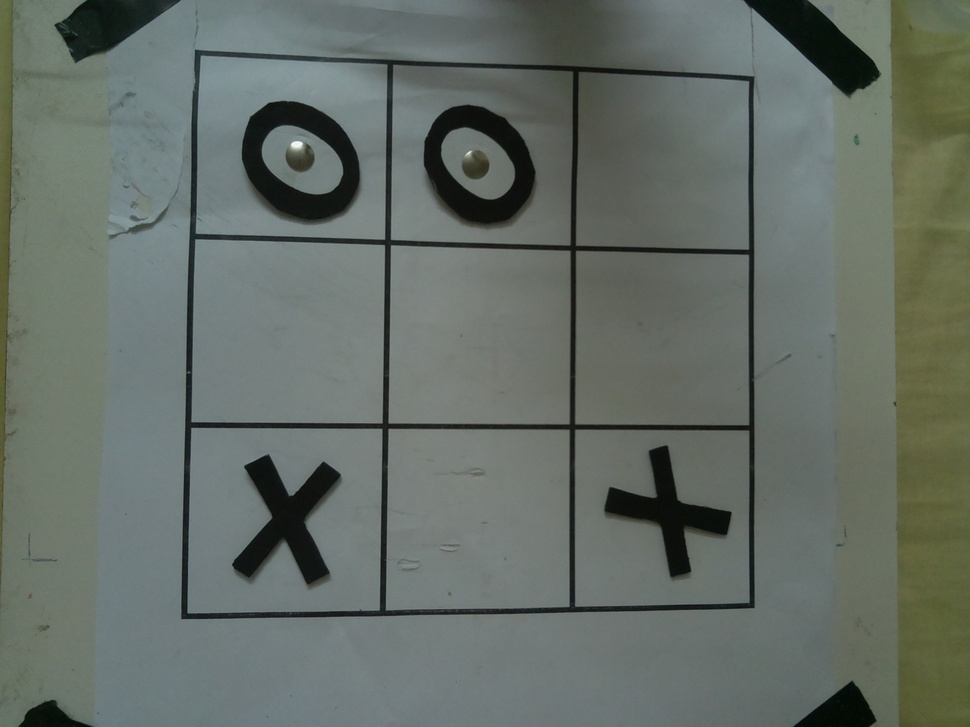
#> input picture imgs/still.jpg, 970 x 727 px, shrunk from 2592 x 1944 before the run; its folder holds only this picture in this run
$ python -i img_proc.py   (imports and definitions only)   (older library calls are emulated)
#> lines starting #> are read from the running program, lines starting #| are printed output that depends on the picture; after the words box and inside, x2 and y2 are one past the last pixel; in counts of white or black regions, pixels touching at a corner belong together
from __future__ import print_function
import sys
from enum import Enum
PY3 = sys.version_info[0] == 3

if PY3:
    xrange = range

import numpy as np
import cv2 as cv
import math

global_med = 0
class Return_mode(Enum):
    list = 1
    string = 2
    list2d = 3

def reject_outliers(data):
    global global_med
    med = np.median(data)
    global_med = med
    maskMin = med * 0.7
    maskMax = med * 1.2
    print('med = %s' % str(int(med)))
    print('min = %s' % str(int(maskMin)))
    print('max = %s' % str(int(maskMax)))
    mask = np.ma.masked_outside(data, maskMin, maskMax)
    return mask

def PolygonArea(corners):
    n = len(corners) # of corners
    area = 0.0
    for i in range(n):
        j = (i + 1) % n
        area += corners[i][0] * corners[j][1]
        area -= corners[j][0] * corners[i][1]
    area = abs(area) / 2.0
    return area

def angle_cos(p0, p1, p2):
    d1, d2 = (p0-p1).astype('float'), (p2-p1).astype('float')
    return abs( np.dot(d1, d2) / np.sqrt( np.dot(d1, d1)*np.dot(d2, d2) ) )

def center_of_points(points):
    center_x = 0
    center_y = 0
    for (x,y) in points:
        center_x += x / float(len(points))
        center_y += y / float(len(points))
    return (center_x, center_y)

def distance(p1,p2):
    return math.sqrt(((p1[0] - p2[0]) ** 2) + ((p1[1] - p2[1]) ** 2))

def removeRedundency(polygs):
    i = 0
    while(i < len(polygs)):
        j = i + 1
        mid = center_of_points(polygs[i])
        while (j < len(polygs)):
            flag = False
            maxDist = math.sqrt(global_med) // 4
            cj = center_of_points(polygs[j])
            dist = distance(mid, cj)
            if dist < maxDist:
                flag = True
                polygs.pop(j)
            if not flag:
                j += 1
        i += 1
    return polygs

def find_squares(img):
    img = cv.GaussianBlur(img, (5, 5), 0)
    squares = []
    for gray in cv.split(img):
        for thrs in xrange(0, 255, 26):
            if thrs == 0:
                bin = cv.Canny(gray, 0, 50, apertureSize=5)
                bin = cv.dilate(bin, None)
            else:
                _retval, bin = cv.threshold(gray, thrs, 255, cv.THRESH_BINARY)
            im2, contours, _hierarchy = cv.findContours(bin, cv.RETR_LIST, cv.CHAIN_APPROX_SIMPLE)
            for cnt in contours:
                cnt_len = cv.arcLength(cnt, True)
                cnt = cv.approxPolyDP(cnt, 0.02*cnt_len, True)
                if len(cnt) == 4 and cv.contourArea(cnt) > 1000 and cv.isContourConvex(cnt):
                    cnt = cnt.reshape(-1, 2)
                    max_cos = np.max([angle_cos( cnt[i], cnt[(i+1) % 4], cnt[(i+2) % 4] ) for i in xrange(4)])
                    if max_cos < 0.1:
                        squares.append(cnt)
    return squares

def crop(img, square):
    minX = square[0][0]
    minY = square[0][1]
    maxX = square[0][0]
    maxY = square[0][1]
    for p in square:
        if p[0] < minX:
            minX = p[0]
        if p[0] > maxX:
            maxX = p[0]
        if p[1] < minY:
            minY = p[1]
        if p[1] > maxY:
            maxY = p[1]
    minX += 10
    minY += 10
    maxX -= 10
    maxY -= 10
    return img[minY: maxY , minX: maxX]

def square_middle(sqr):
    x_min = sqr[0][0]
    x_max = sqr[0][0]
    y_min = sqr[0][1]
    y_max = sqr[0][1]

    for i in sqr:
        if i[0] < x_min:
            x_min = i[0]
        if i[0] > x_max:
            x_max = i[0]
        if i[1] < y_min:
            y_min = i[1]
        if i[1] > y_max:
            y_max = i[1]

    return ((x_min + x_max) // 2, (y_min + y_max) // 2)

def main(path):
#> called with path = 'imgs/still.jpg'
    from glob import glob
    for fn in glob(path):
        img = cv.imread(fn,0)
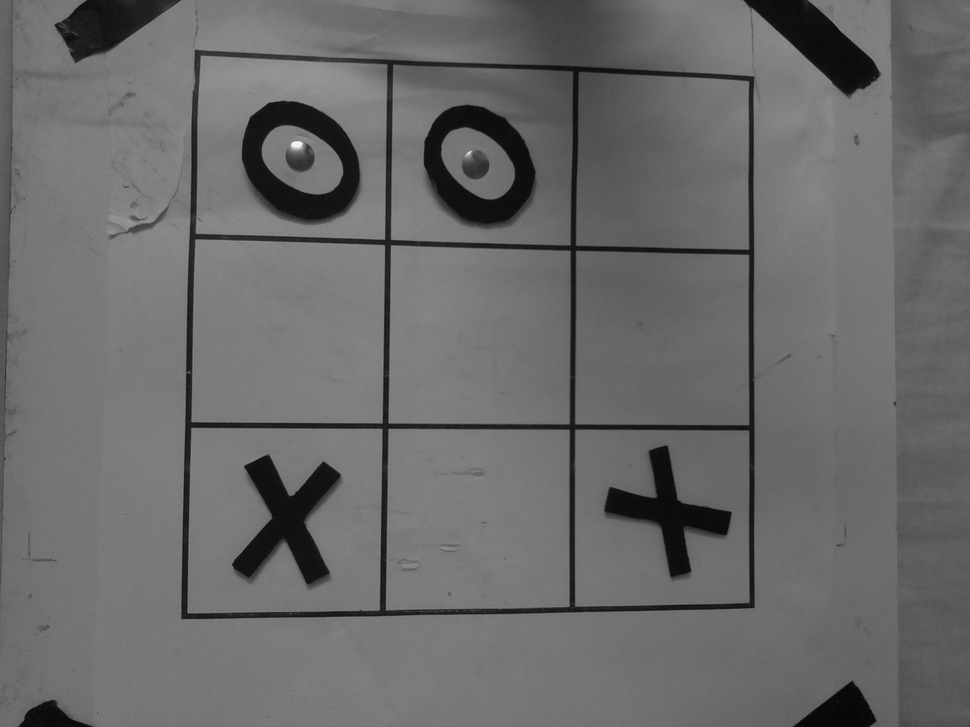
#> img: shape (727, 970); min 3, max 249, mean 106.1
        squares = find_squares(img)
#> the loop in find_squares, `for gray in cv.split(img):` made 1 pass
#> after the loop in find_squares, `for gray in cv.split(img):`:
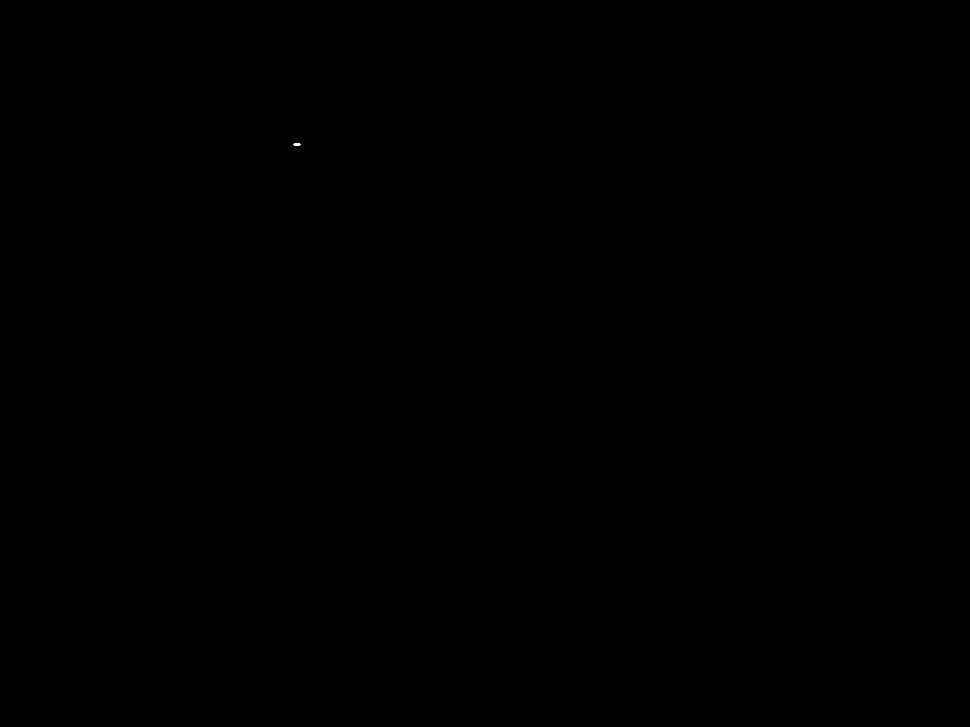
#> bin: shape (727, 970); 0% white; 1 white region, box (x1, y1, x2, y2) and area: (293, 143, 301, 146) 20
#> after the loop in find_squares, `for gray in cv.split(img):`: cnt = [[293, 144], [294, 145], [299, 145], [300, 144], [299, 143], [294, 143]]; max_cos = 0.0491; squares = 34 items
#> squares = 34 items
        areas = []
        for i in squares:
            a = PolygonArea(i)
            areas.append(int(a))
#> this loop made 34 passes
#> (i, area in PolygonArea, a) on passes 1 to 10: ([[581, 434], [579, 598], [743, 598], [745, 447]], 25843, 25843), ([[393, 433], [390, 605], [557, 602], [563, 436]], 28476.5, 28476.5), ([[576, 432], [746, 431], [748, 600], [577, 605]], 29160, 29160), ([[194, 432], [192, 605], [376, 605], [375, 433]], 31481.5, 31481.5), ([[389, 431], [566, 430], [568, 604], [388, 609]], 31417.5, 31417.5), ([[192, 430], [380, 430], [378, 607], [190, 612]], 33741, 33741), ([[579, 258], [579, 418], [745, 419], [744, 259]], 26479.5, 26479.5), ([[579, 251], [748, 258], [745, 424], [576, 421]], 28407, 28407), ([[394, 252], [392, 417], [564, 417], [564, 255]], 27960, 27960), ([[392, 247], [567, 251], [568, 421], [391, 422]], 30360, 30360)
#> after the loop, areas = 34 values, max 697575 at index 15, min 25843 at index 0, mean 50321.7

        masked_areas = list(reject_outliers(areas))
#> in reject_outliers, `med = np.median(data)`: med = 30988
#> in reject_outliers, `maskMin = med * 0.7`: maskMin = 21691.6
#> in reject_outliers, `maskMax = med * 1.2`: maskMax = 37185.6
#| med = 30988
#| min = 21691
#| max = 37185
#> masked_areas = 34 items, first 6: 25843, 28476, 29160, 31481, 31417, 33741
        idx = 0
        for ar in masked_areas:
            if str(ar) == '--':
                squares.pop(idx)
                idx-=1
            idx+=1
#> this loop made 34 passes
#> idx on pass 16: 15
#> (ar, idx) on passes 1 to 6: (25843, 1), (28476, 2), (29160, 3), (31481, 4), (31417, 5), (33741, 6)
#> after the loop, idx = 33; squares = 33 items
        squares = sorted(squares, key=lambda a: PolygonArea(a), reverse=True)
        squares = removeRedundency(squares)
#> the loop in removeRedundency, `while(i < len(polygs)):` made 9 passes
#> mid on passes 1 to 5: (285, 519.2), (288, 331.8), (291.5, 148), (477.8, 518.5), (479.2, 335.5)

        if len(squares) != 9:
            print("can't extract this image try another one")
            continue
        mids = []
        for s in squares:
            mids.append((square_middle(s), s))
#> this loop made 9 passes
#> s on passes 1 to 9: [[191, 427], [188, 613], [380, 609], [381, 428]], [[195, 240], [192, 421], [382, 421], [383, 245]], [[201, 55], [196, 233], [383, 239], [386, 65]], [[388, 429], [386, 610], [569, 606], [568, 429]], [[391, 244], [388, 423], [568, 424], [570, 251]], [[394, 64], [390, 239], [569, 245], [572, 73]], [[575, 430], [575, 606], [749, 602], [748, 430]], [[578, 71], [575, 246], [749, 250], [749, 80]], [[576, 251], [575, 423], [747, 425], [749, 256]]

        mids = sorted(mids, key=lambda a: a[0][1], reverse=False)
        r1 = mids[0:3]
        r1 = sorted(r1, key=lambda a: a[0][0], reverse=False)
        r2 = mids[3:6]
        r2 = sorted(r2, key=lambda a: a[0][0], reverse=False)
        r3 = mids[6:9]
        r3 = sorted(r3, key=lambda a: a[0][0], reverse=False)
        sqs = [r1,r2,r3]
        status = ""
        for k in sqs:
            for s in k:
                cell = crop(img,s[1])
                retr, thresh = cv.threshold(cell, 70, 255, 0)
                im2, contours, hierarchy = cv.findContours(thresh, cv.RETR_TREE, cv.CHAIN_APPROX_TC89_L1)
                cv.drawContours(cell, contours, -1, (0, 255, 0), 2)
                largecont = []
                for c in contours:
                    peri = cv.arcLength(c, True)
                    approx = cv.approxPolyDP(c, 0.02 * peri, True)
                    if len(approx) >= 8:
                        largecont.append(len(approx))

                if len(largecont) == 1:
                    status += "X"
                elif len(largecont) > 1:
                    status += "O"
                else:
                    status += "-"
#> this loop made 3 passes
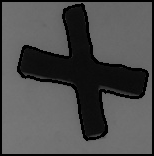
#> cell: shape (156, 154); min 0, max 121, mean 77.4
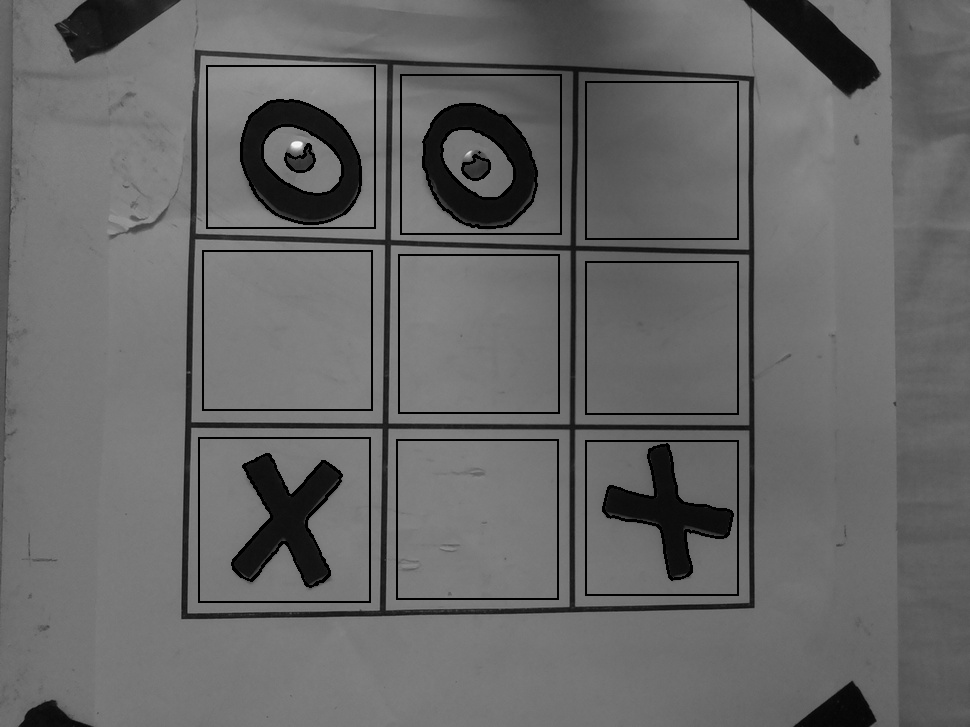
#> img: shape (727, 970); 2.66% of pixels changed, all inside (x1, y1, x2, y2) = (198, 65, 739, 603)
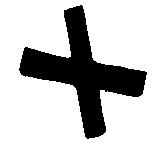
#> thresh: shape (156, 154); 77.1% white; 1 black region, box (x1, y1, x2, y2) and area: (19, 5, 147, 139) 5510

        return status

    print('Done')


def detect_board(path, return_mode = Return_mode.list):
    img = cv.imread(path,0)
    return main(path)

>>> result = main('imgs/still.jpg')
